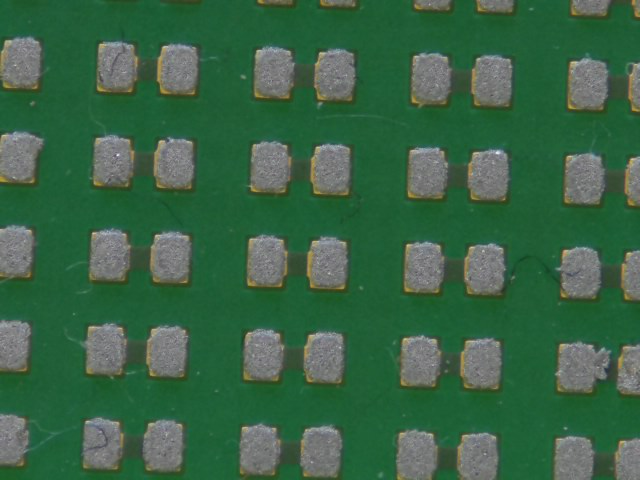
#> input picture opencv_frame_0.png, 640 x 480 px
$ python main.py
#> lines starting #> are read from the running program, lines starting #| are printed output that depends on the picture; after the words box and inside, x2 and y2 are one past the last pixel; in counts of white or black regions, pixels touching at a corner belong together
import cv2

image = cv2.imread('opencv_frame_0.png')
#> image is the input picture: shape (480, 640, 3); mean B, G, R 69.8, 100.1, 57
blur = cv2.pyrMeanShiftFiltering(image, 11, 21)
gray = cv2.cvtColor(blur, cv2.COLOR_BGR2GRAY)
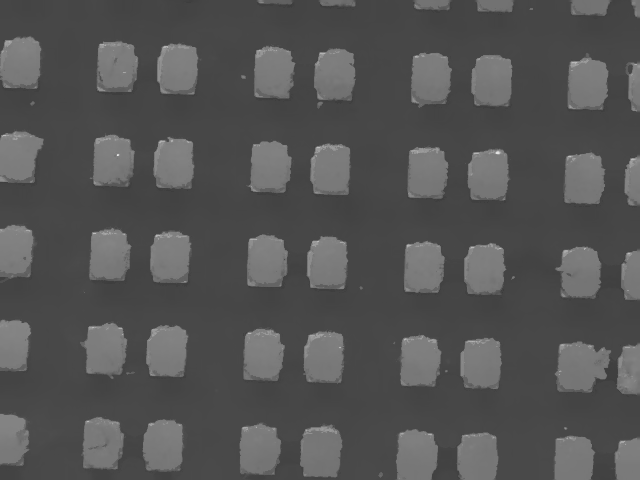
#> gray: shape (480, 640); min 59, max 235, mean 83.7
thresh = cv2.threshold(gray, 0,255, cv2.THRESH_BINARY_INV + cv2.THRESH_OTSU)[1]
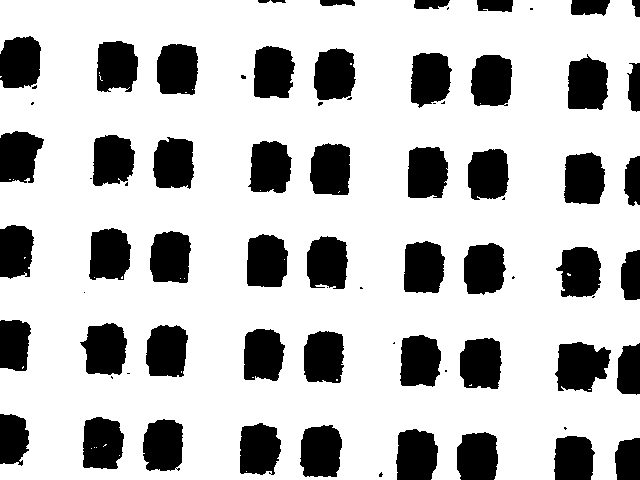
#> thresh: shape (480, 640); 75% white; 75 black regions (23 under 20 px)


cnts = cv2.findContours(thresh, cv2.RETR_EXTERNAL, cv2.CHAIN_APPROX_SIMPLE)
#> cnts = 6 contours, 5 with area under 20; largest, box (x1, y1, x2, y2) and area: (0, 0, 640, 480) 287254
cnts = cnts[0] if len(cnts) == 2 else cnts[1]
for c in cnts:
    peri = cv2.arcLength(c, True)
    approx = cv2.approxPolyDP(c, 0.015 * peri, True)
    if len(approx) == 4:
        x,y,w,h = cv2.boundingRect(approx)
        cv2.rectangle(image,(x,y),(x+w,y+h),(36,255,12),2)
#> this loop made 6 passes
#> (peri, approx, x, y, w, h) on pass 1: (4.83, [[23, 366], [22, 367], [22, 368], [23, 367]], 22, 366, 2, 3)
#> (c, peri, approx) on passes 2, 5: ([[24, 257], [24, 258], [25, 257]], 3.41, [[25, 257], [24, 257], [24, 258]]), ([[0, 76], [0, 77], [1, 76]], 3.41, [[1, 76], [0, 76], [0, 77]])
#> image: shape (480, 640, 3); 0.01% of pixels changed, all inside (x1, y1, x2, y2) = (21, 365, 26, 371)
print(x,y,w,h)
#| 22 366 2 3

cv2.imshow('thresh', thresh)
cv2.imshow('image', image)
cv2.waitKey()

$ run again, with opencv_frame_3.png copied over opencv_frame_0.png
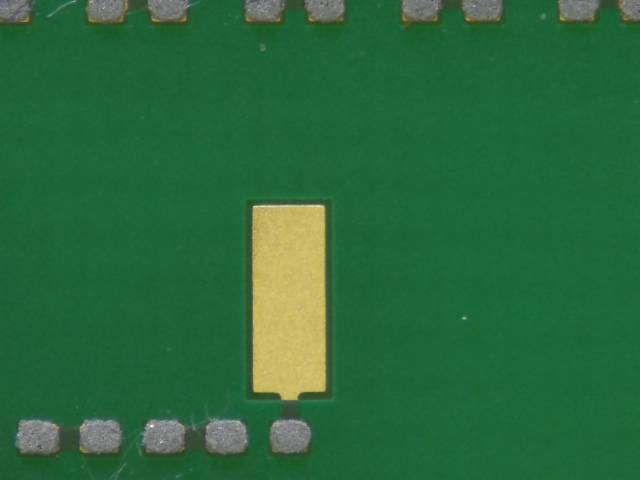
#> input picture opencv_frame_3.png, 640 x 480 px
#> image is the input picture: shape (480, 640, 3); mean B, G, R 60.4, 105.7, 40.8
#> `thresh = cv2.threshold(gray, 0,255, cv2.THRESH_BINARY_INV + cv2.THRESH..`:
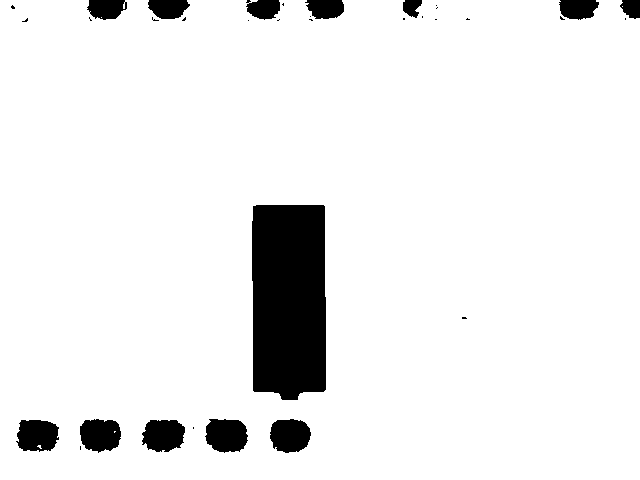
#> thresh: shape (480, 640); 92.5% white; 34 black regions (21 under 20 px)
#> cnts = 3 contours, 2 with area under 20; largest, box (x1, y1, x2, y2) and area: (0, 0, 640, 480) 302426
#> the loop `for c in cnts:` made 3 passes
#> (peri, approx, x, y, w, h) on pass 3: (2512.9, [[0, 0], [0, 479], [639, 479], [621, 0]], 0, 0, 640, 480)
#> after the loop `for c in cnts:`:
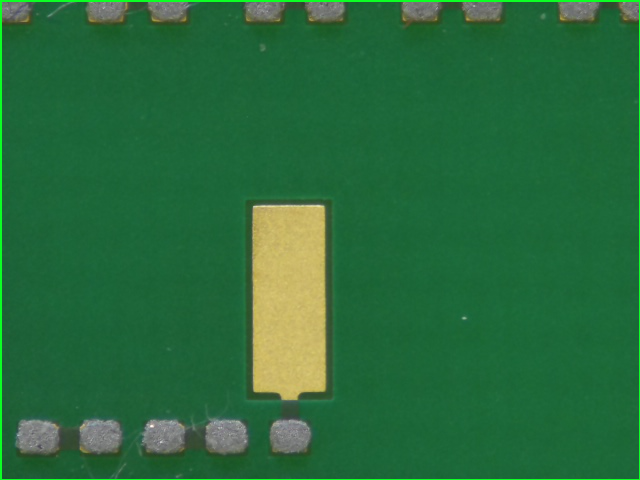
#> image: shape (480, 640, 3); 1.09% of pixels changed, all inside (x1, y1, x2, y2) = (0, 0, 640, 480)
#| 0 0 640 480
